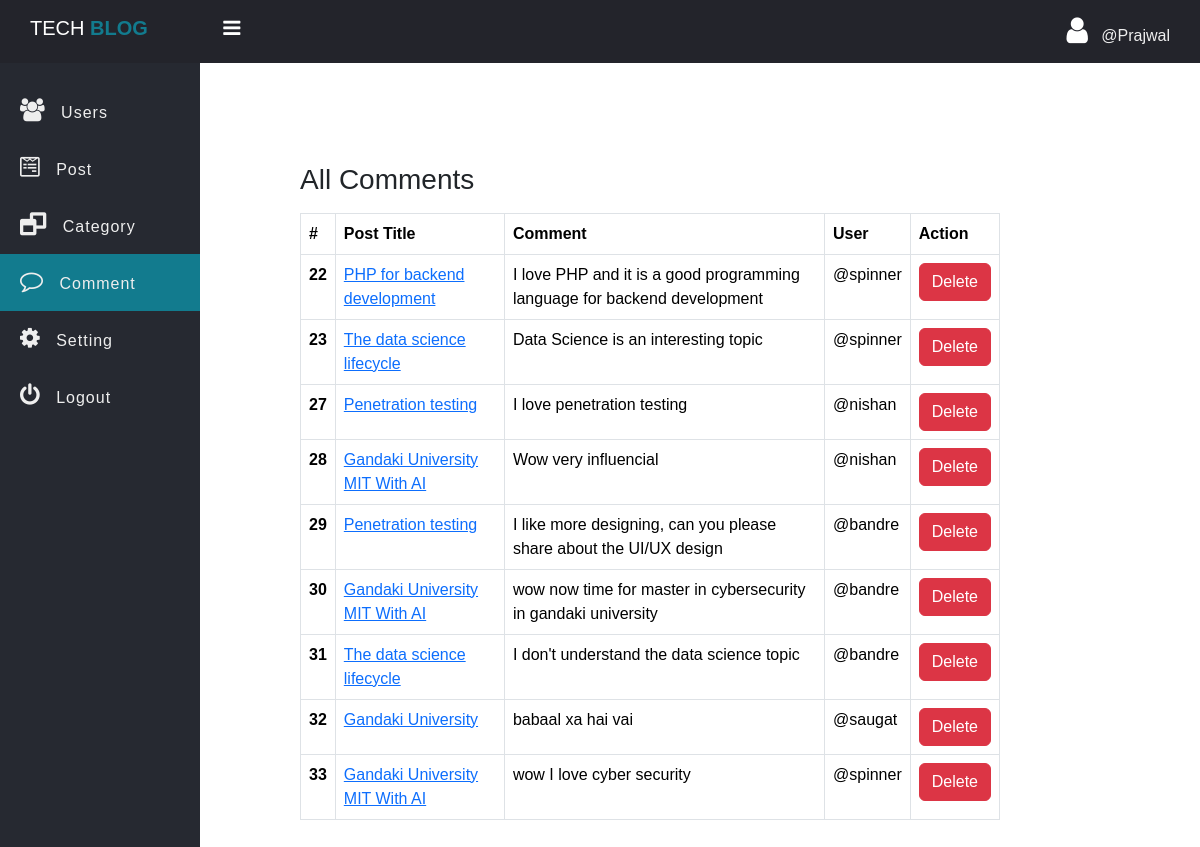
Page /admin/Comment.php (signed in) on the committed database.
### tables this page shows
CREATE TABLE `comment` (
  `comment_id` int(11) NOT NULL,
  `comment` varchar(255) NOT NULL,
  `user_id` int(11) NOT NULL,
  `post_id` int(11) NOT NULL,
  `created_at` datetime NOT NULL DEFAULT current_timestamp()
);

CREATE TABLE `post` (
  `post_id` int(11) NOT NULL,
  `post_title` varchar(127) NOT NULL,
  `post_text` longtext DEFAULT NULL,
  `category` int(11) NOT NULL,
  `publish` int(2) NOT NULL DEFAULT 1,
  `cover_url` varchar(255) NOT NULL DEFAULT 'default.jpg',
  `created_at` datetime NOT NULL DEFAULT current_timestamp()
);

CREATE TABLE `users` (
  `id` int(11) NOT NULL,
  `fname` varchar(255) NOT NULL,
  `username` varchar(255) NOT NULL,
  `password` varchar(255) NOT NULL
);

### admin/data/Comment.php (called while the page is built, shortened)
<?php
function getAllComment($conn)
{
    $sql = "SELECT * FROM comment";
    $stmt = $conn->prepare($sql);
    $stmt->execute();
    if ($stmt->rowCount() > 0) {
        $data= $stmt ->fetchAll();
        return $data;
    }else{
        return 0;
    }
}

### admin/data/Post.php (called while the page is built, shortened)
<?php
function getByidDeep($conn, $id)
{
    $sql = "SELECT * FROM post
            WHERE  post_id= ?";
    $stmt = $conn->prepare($sql);
    $stmt->execute([$id]);
    if ($stmt->rowCount() >= 1) {
        $data = $stmt->fetch();
        return $data;
    } else {
        return 0;
    }
}
function getUserById($conn, $id)
{
    $sql = "SELECT id,fname,username FROM users WHERE id=?";
    $stmt = $conn->prepare($sql);
    $stmt->execute([$id]);
    if ($stmt->rowCount() >= 1) {
        $data = $stmt->fetch();
        return $data;
    } else {
        return 0;
    }
}

### admin/Comment.php (the view, shortened to what this page needs)
<?php
if (isset($_SESSION['admin_id']) && isset($_SESSION['username'])) {
?>
    <!DOCTYPE html>
    <html>
    <head>
        <link rel="stylesheet" href="https://stackpath.bootstrapcdn.com/font-awesome/4.7.0/css/font-awesome.min.css">
        <link href="https://cdn.jsdelivr.net/npm/bootstrap@5.3.3/dist/css/bootstrap.min.css" rel="stylesheet">
        <link rel="stylesheet" href="../css/side-bar.css">
        <link rel="stylesheet" href="../css/style.css">
    </head>
    <body>
        <?php
        include "inc/side-nav.php";
        include_once("data/Comment.php");
        include_once("data/Post.php");
        include_once("../db_conn.php");
        $comments = getAllComment($conn);
        ?>
        <div class="main-table" style="width: 90%; max-width: 700px;">
            <h3 class="mb-3">All Comments </h3>
            <?php if (!empty($comments)) { ?>
                <table class="table t1 table-bordered">
                    <thead>
                        <tr>
                            <th scope="col">#</th>
                            <th scope="col">Post Title</th>
                            <th scope="col">Comment</th>
                            <th scope="col">User</th>
                            <th scope="col">Action</th>
                        </tr>
                    </thead>
                    <tbody>
                        <?php foreach ($comments as $comment) {
                        ?>
                            <tr>
                                <th scope="row"><?= $comment['comment_id'] ?></th>
                                <td>
                                    <a href="single_post.php?post_id=<?= $comment['post_id'] ?>">
                                        <?php
                                        $p = getByidDeep($conn, $comment['post_id']);
                                        echo $p['post_title'];
                                        ?></a>
                                </td>
                                <td>
                                    <?= $comment['comment'] ?>
                                </td>
                                <td>
                                    <?php
                                    $u = getUserById($conn, $comment['user_id']);
                                    if (is_array($u) && isset($u['username'])) {
                                        echo '@' . htmlspecialchars($u['username']);
                                    } else {
                                        echo 'Unknown User';
                                    }
                                    ?>
                                </td>
                                <td>
                                    <a href="comment-delete.php?comment_id=<?= $comment['comment_id']; ?>" class="btn btn-danger">Delete</a>
                                </td>
                            </tr>
                        <?php } ?>
                    </tbody>
                </table>
            <?php } else { ?>
                <div class="alert alert-warning">
                    Empty!
                </div>
            <?php } ?>
        </div>
    </body>
    </html>
<?php
} else {
    header("Location: ../admin-login.php");
    exit;
}
?>

### css/side-bar.css (style rules this page uses)
* { padding: 0; margin: 0; box-sizing: border-box; font-family: arial, sans-serif; }

### css/style.css (style rules this page uses)
.main-table { width: 90%; max-width: 700px; }

### rows in the picture
comment: comment_id "22", post.post_title "PHP for backend development", comment "I love PHP and it is a good programming language for backend development", user.username "spinner"
comment: comment_id "23", post.post_title "The data science lifecycle", comment "Data Science is an interesting topic", user.username "spinner"
comment: comment_id "27", post.post_title "Penetration testing", comment "I love penetration testing", user.username "nishan"
comment: comment_id "28", post.post_title "Gandaki University MIT With AI", comment "Wow very influencial", user.username "nishan"
comment: comment_id "29", post.post_title "Penetration testing", comment "I like more designing, can you please share about the UI/UX design", user.username "bandre"
comment: comment_id "30", post.post_title "Gandaki University MIT With AI", comment "wow now time for master in cybersecurity in gandaki university", user.username "bandre"
comment: comment_id "31", post.post_title "The data science lifecycle", comment "I don't understand the data science topic", user.username "bandre"
comment: comment_id "32", post.post_title "Gandaki University", comment "babaal xa hai vai", user.username "saugat"
comment: comment_id "33", post.post_title "Gandaki University MIT With AI", comment "wow I love cyber security", user.username "spinner"

### other values in the picture
$_SESSION['username'] "Prajwal"
